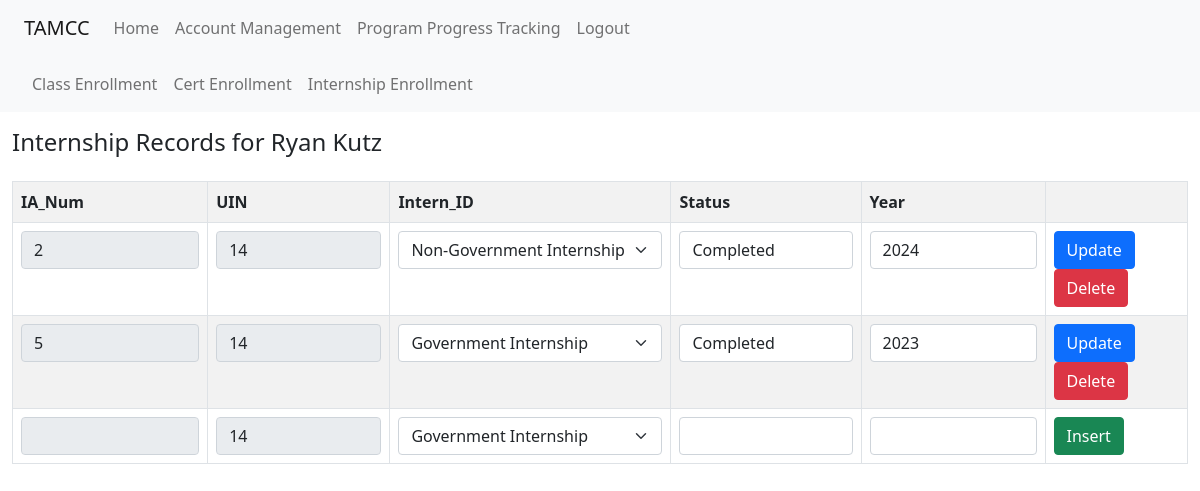
The page /progress_common/internApp.php?uin=14 (signed in) on the database its author committed.
### tables this page shows
CREATE TABLE `User` (
  `UIN` int(11) NOT NULL,
  `First_Name` varchar(20) NOT NULL,
  `M_Initial` char(2) NOT NULL,
  `Last_Name` varchar(20) NOT NULL,
  `Username` varchar(20) NOT NULL,
  `Passwords` varchar(20) NOT NULL,
  `User_Type` varchar(20) NOT NULL DEFAULT 'Student',
  `Email` varchar(30) NOT NULL,
  `Discord_Name` varchar(30) NOT NULL,
  `Is_Deleted` tinyint(1) NOT NULL DEFAULT 0
);

CREATE TABLE `Intern_App` (
  `IA_Num` int(11) NOT NULL,
  `UIN` int(11) NOT NULL,
  `Intern_ID` int(11) NOT NULL,
  `Status` varchar(100) NOT NULL,
  `Year` year(4) NOT NULL
);

### progress_common/progressUtils.php (the view, shortened to what this page needs)
<?php
function dropdownFromSql($conn, $query_str, $value_col, $label_col, $selected_value=null, $default=null) {
    $result = $conn->query($query_str);
    if ($result->num_rows > 0) {
        while ($row = $result->fetch_assoc()) {
            if ($row[$value_col] == $selected_value) {
                echo '<option selected value="' . $row[$value_col] . '">' . $row[$label_col] . '</option>';
            }
            else {
                echo '<option value="' . $row[$value_col] . '">' . $row[$label_col] . '</option>';
            }
        }
    }
}
function buildEditableTable($conn, $query_str, $dropdown_cols=array(), $readonly_cols=array(), $uin=-1) {
    $result = $conn->query($query_str);
    if ($result->num_rows >= 0) {
        $columns = $result->fetch_fields();
        echo '<table class="table table-bordered table-striped table-hover w-auto"><tr>';
        foreach ($columns as $column) {
            echo '<th>' . $column->name . '</th>';
        }
        echo '<th></th>';
        echo '</tr>';
        while ($row = $result->fetch_assoc()) {
            echo '<tr>';
            echo '<form method="post">';
            foreach ($row as $key => $value) {
                if (array_key_exists($key, $dropdown_cols)) {
                    echo '<td>';
                    echo '<select class="form-select form-select w-auto" name="' . $key . '">';
                    dropdownFromSql($conn, $dropdown_cols[$key]["query_str"], $dropdown_cols[$key]["value_col"], $dropdown_cols[$key]["label_col"], $value, null);
                    echo '</select>';
                    echo '</td>';
                }
                else if (in_array($key, $readonly_cols)) {
                    echo '<td><input readonly class="form-control form-control" type="text" name="' . $key . '" value="' . $value . '"></td>';
                }
                else {
                    echo '<td><input class="form-control form-control" type="text" name="' . $key . '" value="' . $value . '" required></td>';
                }
            }
            echo '<td><input class="btn btn-primary" type="submit" name="update" value="Update">';
            echo '<input type="submit" class="btn btn-danger" name="delete" value="Delete"></td>';
            echo '</form>';
            echo '</tr>';
        }
        echo '<tr>';
        echo '<form method="post">';
        foreach ($columns as $column) {
            $key = $column->name;
            if (array_key_exists($key, $dropdown_cols)) {
                echo '<td>';
                echo '<select class="form-select" name="' . $key . '">';
                dropdownFromSql($conn, $dropdown_cols[$key]["query_str"], $dropdown_cols[$key]["value_col"], $dropdown_cols[$key]["label_col"], null, null);
                echo '</select>';
                echo '</td>';
            }
            else if (in_array($key, $readonly_cols)) {
                if ($key == "UIN") {
                    echo '<td><input readonly class="form-control" type="text" name="' . $key . '" value="' . $uin . '"></td>';
                }
                else {
                    echo '<td><input readonly class="form-control" type="text" name="' . $key . '"></td>';
                }
            }
            else {
                echo '<td><input class="form-control" type="text" name="' . $key . '" required></td>';
            }
        }
        echo '<td><input class="btn btn-success" type="submit" name="insert" value="Insert"></td>';
        echo '</form>';
        echo '</tr>';
        echo '</table>';
    } else {
        echo "No results found";
    }
}
?>

### progress_common/internApp.php (shortened to what this page needs)
<!DOCTYPE html>
<html lang="en">
<head>
    <link href="https://cdn.jsdelivr.net/npm/bootstrap@5.0.2/dist/css/bootstrap.min.css" rel="stylesheet">
</head>
<body>
<?php require '../databaseLoad.php'; ?>
<?php
$uin = $_GET["uin"];
$table_name = "Intern_App";
$query_str = "SELECT * FROM {$table_name} WHERE UIN = {$uin}";
$result = $conn->query("SELECT First_Name, M_Initial, Last_Name FROM User WHERE UIN = {$uin}");
$name_info = null;
if ($result -> num_rows > 0) {
    $name_info = $result->fetch_assoc();
}
else {
    http_response_code(404);
    die("Error: The record could not be found.");
}
?>
<?php require 'progressUtils.php'; ?>
<?php if ($_SESSION["User_Type"] == "Admin") {
    require "../admin/adminHeader.php";
}
else {
    require "../student/studentHeader.php";
}
require "progressSubNav.php";
?>
<div class="container-fluid">
  <div class="row mt-3">
    <h4>Internship Records for <?= $name_info["First_Name"] . " " . $name_info["M_Initial"] . " " . $name_info["Last_Name"] ?></h4>
  </div>
  <div class="table-responsive mt-3">
    <?php
      buildEditableTable($conn, $query_str, array("Intern_ID" => array("query_str" => "SELECT Intern_ID, Name FROM Internship", "value_col" => "Intern_ID", "label_col" => "Name")), array("IA_Num", "UIN"), $uin);
    ?>
  </div>
</div>
</body>
</html>

### rows shown on the page
user: First_Name "Ryan", Last_Name "Kutz"
intern_app: IA_Num "2", UIN "14", Status "Completed", Year "2024"
intern_app: IA_Num "5", UIN "14", Status "Completed", Year "2023"

### other values the page prints
$column->name "IA_Num"
$column->name "UIN"
$column->name "Intern_ID"
$column->name "Status"
$column->name "Year"
form field Intern_ID "Non-Government Internship"
form field Intern_ID "Government Internship"
